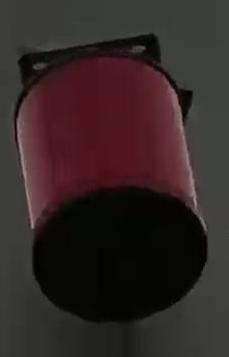
#> input picture images/呼吸器/1.jpg, 229 x 357 px, found by its file name
$ python aruco_dection.py
#> lines starting #> are read from the running program, lines starting #| are printed output that depends on the picture
import numpy as np
import time
import cv2
import cv2.aruco as aruco
# 1 8 9 10 11 12 13 14 15 16 20 21 22
file_path = '/home/linxu/Desktop/CaptureFiles/2021-09-06/1.jpg'

# 读取图片
frame = cv2.imread(file_path)
#> frame is the input picture: shape (357, 229, 3); mean B, G, R 38.2, 38.3, 51.4
# 调整图片大小
frame = cv2.resize(frame, None, fx=0.4, fy=0.4, interpolation=cv2.INTER_CUBIC)
#> frame: shape (143, 92, 3)

# 灰度化
gray = cv2.cvtColor(frame, cv2.COLOR_BGR2GRAY)
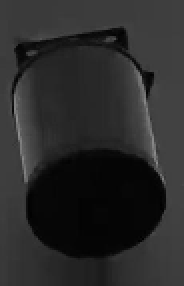
#> gray: shape (143, 92) (shown 2 times larger); min 0, max 142, mean 42.4
# 设置预定义的字典
aruco_dict = aruco.Dictionary_get(aruco.DICT_4X4_250)

# 使用默认值初始化检测器参数
parameters = aruco.DetectorParameters_create()
# 使用aruco.detectMarkers()函数可以检测到marker，返回ID和标志板的4个角点坐标
corners, ids, rejectedImgPoints = aruco.detectMarkers(gray, aruco_dict, parameters=parameters)
#> corners = (); ids = None; rejectedImgPoints = 8 items
print('ids', ids)
#| ids None
print('corners', corners)
#| corners ()

if ids != None and len(corners) != 0:
    # 画出标志位置
    aruco.drawDetectedMarkers(frame, corners, ids)

    cv2.imshow("frame", frame)
    cv2.waitKey(0)

    print('corners[0]', corners[0][0][0])
    corners = np.uint16(np.around(corners))
    point1 = (corners[0][0][0][0], corners[0][0][0][1])
    point2 = (corners[0][0][1][0], corners[0][0][1][1])
    point3 = (corners[0][0][2][0], corners[0][0][2][1])
    point4 = (corners[0][0][3][0], corners[0][0][3][1])
    # print('point1', point1)5

    # BGR
    # ((x1,y1), (x2,y2), (x3,y3), (x4, y4))
    cv2.circle(frame, point1, 5, (0, 0, 255), -1)
    cv2.circle(frame, point2, 5, (0, 255, 255), -1)
    cv2.circle(frame, point3, 5, (255, 0, 0), -1)
    cv2.circle(frame, point4, 5, (0, 225, 0), -1)

    # [9 lines of commented-out code are left out]

    cv2.imshow("circle", frame)
    cv2.waitKey(0)
    cv2.destroyAllWindows()

$ run again, with images/呼吸器/10.jpg copied over images/呼吸器/1.jpg
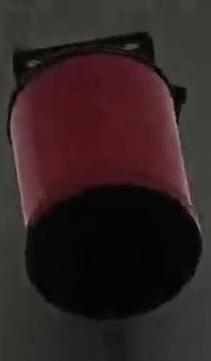
#> input picture images/呼吸器/10.jpg, 211 x 361 px, found by its file name
#> frame is the input picture: shape (361, 211, 3); mean B, G, R 34.4, 34.6, 48.8
#> frame: shape (144, 84, 3)
#> `gray = cv2.cvtColor(frame, cv2.COLOR_BGR2GRAY)`:
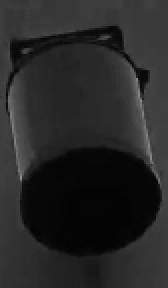
#> gray: shape (144, 84) (shown 2 times larger); min 2, max 143, mean 38.8
#> corners = (); ids = None; rejectedImgPoints = 8 items
#| ids None
#| corners ()

$ run again, with images/呼吸器/2.jpg copied over images/呼吸器/1.jpg
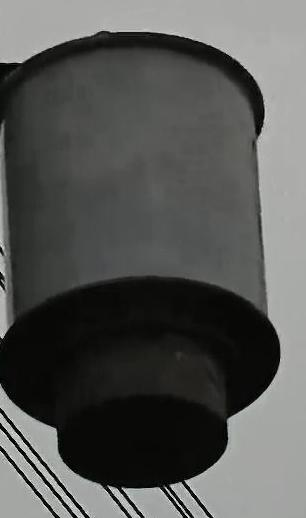
#> input picture images/呼吸器/2.jpg, 306 x 518 px, found by its file name
#> frame is the input picture: shape (518, 306, 3); mean B, G, R 83.7, 85.9, 85.1
#> `frame = cv2.resize(frame, None, fx=0.4, fy=0.4, interpolation=cv2.INTE..`:
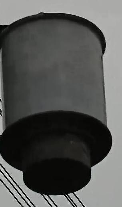
#> frame: shape (207, 122, 3); mean B, G, R 83.4, 85.6, 84.8
#> corners = (); ids = None; rejectedImgPoints = ()
#| ids None
#| corners ()

$ run again, with images/呼吸器/3.jpg copied over images/呼吸器/1.jpg
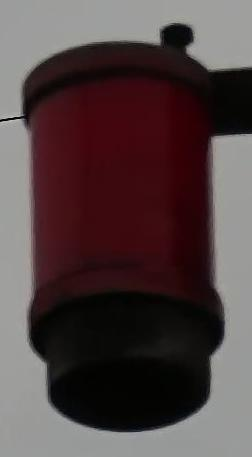
#> input picture images/呼吸器/3.jpg, 252 x 457 px, found by its file name
#> frame is the input picture: shape (457, 252, 3); mean B, G, R 67.8, 67.1, 82.6
#> frame: shape (183, 101, 3)
#> `gray = cv2.cvtColor(frame, cv2.COLOR_BGR2GRAY)`:
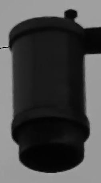
#> gray: shape (183, 101); min 0, max 192, mean 72.1
#> corners = (); ids = None; rejectedImgPoints = ()
#| ids None
#| corners ()
